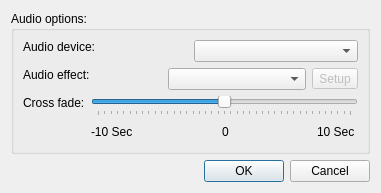
<?xml version="1.0" encoding="UTF-8"?>
<ui version="4.0">
 <class>settings</class>
 <widget class="QDialog" name="settings">
  <property name="geometry">
   <rect>
    <x>0</x>
    <y>0</y>
    <width>381</width>
    <height>192</height>
   </rect>
  </property>
  <property name="windowTitle">
   <string>Settings</string>
  </property>
  <layout class="QVBoxLayout" name="verticalLayout_2">
   <item>
    <widget class="QGroupBox" name="groupBox_2">
     <property name="title">
      <string>Audio options:</string>
     </property>
     <property name="flat">
      <bool>true</bool>
     </property>
     <layout class="QVBoxLayout" name="verticalLayout">
      <item>
       <layout class="QHBoxLayout">
        <item>
         <widget class="QLabel" name="label">
          <property name="sizePolicy">
           <sizepolicy hsizetype="Preferred" vsizetype="Preferred">
            <horstretch>0</horstretch>
            <verstretch>0</verstretch>
           </sizepolicy>
          </property>
          <property name="minimumSize">
           <size>
            <width>10</width>
            <height>0</height>
           </size>
          </property>
          <property name="text">
           <string>Audio device:</string>
          </property>
          <property name="alignment">
           <set>Qt::AlignLeading|Qt::AlignLeft|Qt::AlignTop</set>
          </property>
         </widget>
        </item>
        <item>
         <widget class="QComboBox" name="deviceCombo">
          <property name="sizePolicy">
           <sizepolicy hsizetype="Minimum" vsizetype="Fixed">
            <horstretch>0</horstretch>
            <verstretch>0</verstretch>
           </sizepolicy>
          </property>
          <property name="minimumSize">
           <size>
            <width>10</width>
            <height>0</height>
           </size>
          </property>
          <property name="sizeAdjustPolicy">
           <enum>QComboBox::AdjustToMinimumContentsLength</enum>
          </property>
         </widget>
        </item>
       </layout>
      </item>
      <item>
       <layout class="QHBoxLayout" name="horizontalLayout">
        <item>
         <widget class="QLabel" name="label_6">
          <property name="sizePolicy">
           <sizepolicy hsizetype="Preferred" vsizetype="Preferred">
            <horstretch>0</horstretch>
            <verstretch>0</verstretch>
           </sizepolicy>
          </property>
          <property name="minimumSize">
           <size>
            <width>10</width>
            <height>0</height>
           </size>
          </property>
          <property name="text">
           <string>Audio effect:</string>
          </property>
          <property name="alignment">
           <set>Qt::AlignLeading|Qt::AlignLeft|Qt::AlignTop</set>
          </property>
         </widget>
        </item>
        <item>
         <widget class="QComboBox" name="audioEffectsCombo">
          <property name="sizePolicy">
           <sizepolicy hsizetype="Minimum" vsizetype="Fixed">
            <horstretch>0</horstretch>
            <verstretch>0</verstretch>
           </sizepolicy>
          </property>
          <property name="minimumSize">
           <size>
            <width>10</width>
            <height>0</height>
           </size>
          </property>
          <property name="sizeAdjustPolicy">
           <enum>QComboBox::AdjustToMinimumContentsLength</enum>
          </property>
         </widget>
        </item>
        <item>
         <widget class="QToolButton" name="effectButton">
          <property name="enabled">
           <bool>false</bool>
          </property>
          <property name="text">
           <string>Setup</string>
          </property>
         </widget>
        </item>
       </layout>
      </item>
      <item>
       <layout class="QHBoxLayout">
        <item>
         <widget class="QLabel" name="crossFadeLabel">
          <property name="sizePolicy">
           <sizepolicy hsizetype="Preferred" vsizetype="Preferred">
            <horstretch>0</horstretch>
            <verstretch>0</verstretch>
           </sizepolicy>
          </property>
          <property name="minimumSize">
           <size>
            <width>10</width>
            <height>0</height>
           </size>
          </property>
          <property name="text">
           <string>Cross fade:</string>
          </property>
          <property name="alignment">
           <set>Qt::AlignLeading|Qt::AlignLeft|Qt::AlignTop</set>
          </property>
         </widget>
        </item>
        <item>
         <layout class="QVBoxLayout">
          <item>
           <widget class="QSlider" name="crossFadeSlider">
            <property name="sizePolicy">
             <sizepolicy hsizetype="Minimum" vsizetype="Fixed">
              <horstretch>0</horstretch>
              <verstretch>0</verstretch>
             </sizepolicy>
            </property>
            <property name="minimum">
             <number>-20</number>
            </property>
            <property name="maximum">
             <number>20</number>
            </property>
            <property name="singleStep">
             <number>1</number>
            </property>
            <property name="pageStep">
             <number>2</number>
            </property>
            <property name="value">
             <number>0</number>
            </property>
            <property name="orientation">
             <enum>Qt::Horizontal</enum>
            </property>
            <property name="tickPosition">
             <enum>QSlider::TicksBelow</enum>
            </property>
           </widget>
          </item>
          <item>
           <layout class="QHBoxLayout">
            <item>
             <widget class="QLabel" name="crossFadeLabel1">
              <property name="font">
               <font>
                <pointsize>9</pointsize>
               </font>
              </property>
              <property name="text">
               <string>-10 Sec</string>
              </property>
             </widget>
            </item>
            <item>
             <spacer>
              <property name="orientation">
               <enum>Qt::Horizontal</enum>
              </property>
              <property name="sizeHint" stdset="0">
               <size>
                <width>0</width>
                <height>20</height>
               </size>
              </property>
             </spacer>
            </item>
            <item>
             <widget class="QLabel" name="crossFadeLabel2">
              <property name="font">
               <font>
                <pointsize>9</pointsize>
               </font>
              </property>
              <property name="text">
               <string>0</string>
              </property>
             </widget>
            </item>
            <item>
             <spacer>
              <property name="orientation">
               <enum>Qt::Horizontal</enum>
              </property>
              <property name="sizeHint" stdset="0">
               <size>
                <width>0</width>
                <height>20</height>
               </size>
              </property>
             </spacer>
            </item>
            <item>
             <widget class="QLabel" name="crossFadeLabel3">
              <property name="font">
               <font>
                <pointsize>9</pointsize>
               </font>
              </property>
              <property name="text">
               <string>10 Sec </string>
              </property>
             </widget>
            </item>
           </layout>
          </item>
         </layout>
        </item>
       </layout>
      </item>
     </layout>
    </widget>
   </item>
   <item>
    <widget class="QDialogButtonBox" name="buttonBox">
     <property name="orientation">
      <enum>Qt::Horizontal</enum>
     </property>
     <property name="standardButtons">
      <set>QDialogButtonBox::Cancel|QDialogButtonBox::Ok</set>
     </property>
    </widget>
   </item>
  </layout>
 </widget>
 <resources/>
 <connections>
  <connection>
   <sender>buttonBox</sender>
   <signal>accepted()</signal>
   <receiver>settings</receiver>
   <slot>accept()</slot>
   <hints>
    <hint type="sourcelabel">
     <x>248</x>
     <y>254</y>
    </hint>
    <hint type="destinationlabel">
     <x>157</x>
     <y>274</y>
    </hint>
   </hints>
  </connection>
  <connection>
   <sender>buttonBox</sender>
   <signal>rejected()</signal>
   <receiver>settings</receiver>
   <slot>reject()</slot>
   <hints>
    <hint type="sourcelabel">
     <x>316</x>
     <y>260</y>
    </hint>
    <hint type="destinationlabel">
     <x>286</x>
     <y>274</y>
    </hint>
   </hints>
  </connection>
 </connections>
</ui>
